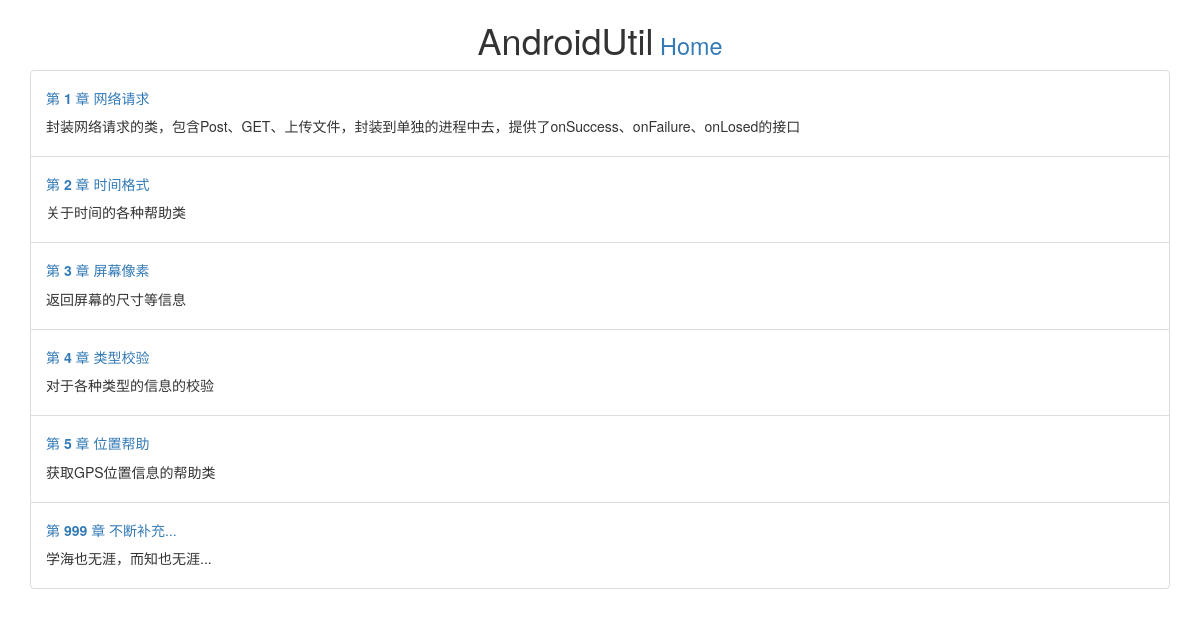
The app's page /androidUtil/chapter/ with its own data.
### helloAndroidUtil/models.py (models this page shows, shortened)
class Chapter(models.Model):
    chapter_name = models.CharField(max_length=200)
    chapter_lsno = models.IntegerField()
    chapter_descripe = models.TextField()

### helloAndroidUtil/views.py (the view)
# urls.py: path("chapter/", views.chapter),
def chapter(request):
    chapter_list = Chapter.objects.all()
    template = loader.get_template('helloAndroidUtil/chapter_index.html')
    context = {
        'chapters_list': chapter_list
    }
    return HttpResponse(template.render(context, request))

### helloAndroidUtil/templates/helloAndroidUtil/chapter_index.html (shortened to what this page needs)
<!DOCTYPE html>
<html lang="en">
<head>
    {% load static %}
    <link rel="stylesheet" type="text/css" href="{% static 'helloAndroidUtil/bootstrap.css' %}"/>
</head>
<body>
<div class=" container ">
    <div class="text-center">
        <h1 class="display1">AndroidUtil<small><a href="/androidUtil/"> Home </a></small></h1>
    </div>
    {% if chapters_list %}
    <ul class="list-group">
        {% for chapter in chapters_list %}
        <li class="list-group-item list-group-item-primary">
            <a class="" href="/androidUtil/chapter/{{ chapter.chapter_lsno }}"><h5> 第 <strong>
                {{ chapter.chapter_lsno }}</strong> 章 {{ chapter.chapter_name }}</h5></a>
            <p class="">{{ chapter.chapter_descripe }}</p>
        </li>
        {% endfor %}
    </ul>
    {% endif %}
</div>
</body>
</html>

### records on screen
Chapter: chapter_lsno "1", chapter_name "网络请求", chapter_descripe "封装网络请求的类，包含Post、GET、上传文件，封装到单独的进程中去，提供了onSuccess、onFailure、onLosed的接口"
Chapter: chapter_lsno "2", chapter_name "时间格式", chapter_descripe "关于时间的各种帮助类"
Chapter: chapter_lsno "3", chapter_name "屏幕像素", chapter_descripe "返回屏幕的尺寸等信息"
Chapter: chapter_lsno "4", chapter_name "类型校验", chapter_descripe "对于各种类型的信息的校验"
Chapter: chapter_lsno "5", chapter_name "位置帮助", chapter_descripe "获取GPS位置信息的帮助类"
Chapter: chapter_lsno "999", chapter_name "不断补充...", chapter_descripe "学海也无涯，而知也无涯..."
